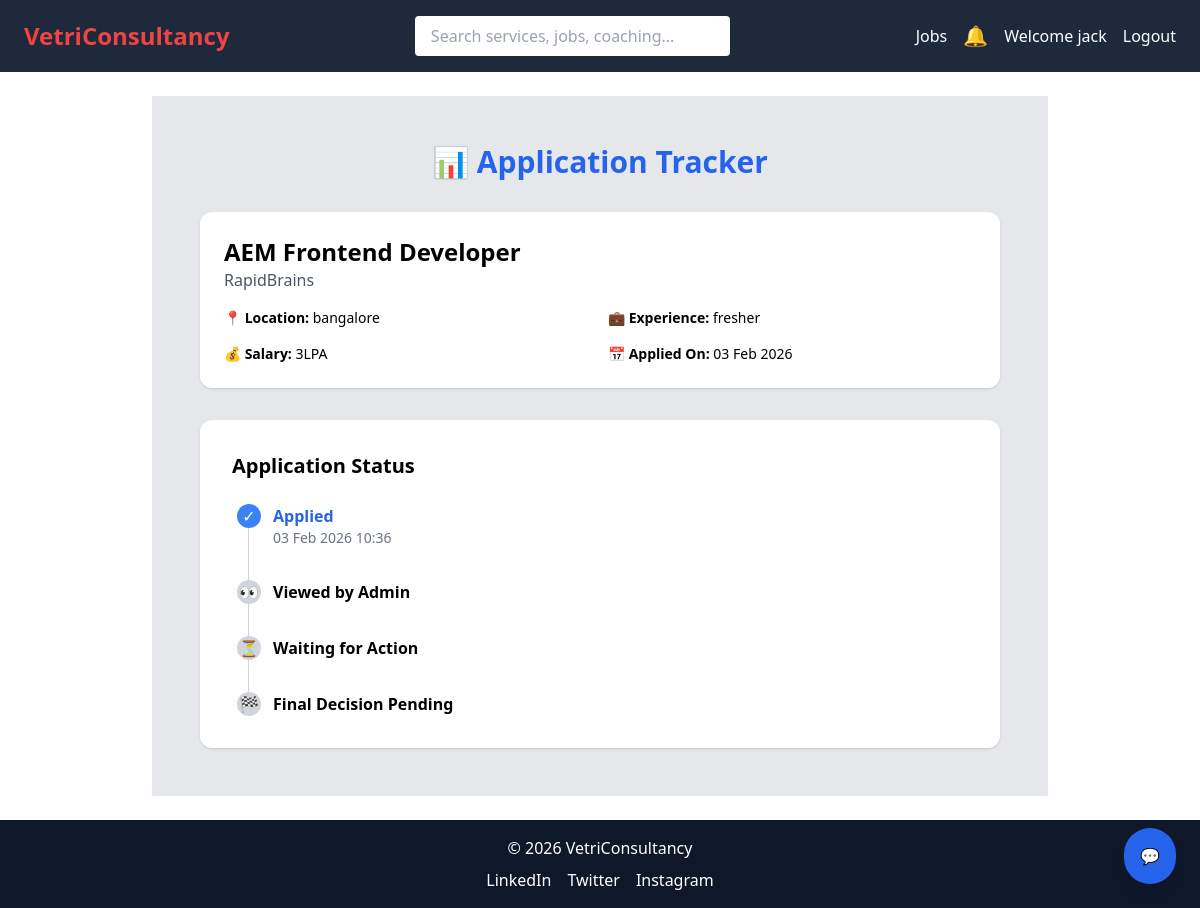
The app's page /application/2/ (signed in) with its own data.
### VCS/models.py (models this page shows, shortened)
class JobApplication(models.Model):
    STATUS_CHOICES = [
        ('APPLIED', 'Applied'),
        ('VIEWED', 'Viewed by Recruiter'),
        ('WAITING', 'Waiting for Recruiter Action'),
        ('REJECTED', 'Rejected'),
        ('HIRED', 'Hired'),
    ]
    user = models.ForeignKey(User, on_delete=models.CASCADE)
    job = models.ForeignKey(Job, on_delete=models.CASCADE)
    applied_at = models.DateTimeField(auto_now_add=True)
    status = models.CharField(max_length=20, choices=STATUS_CHOICES, default='APPLIED')
    updated_at = models.DateTimeField(auto_now=True)
    resume = models.FileField(upload_to='resumes/', blank=True, null=True)
    class Meta:
        unique_together = ('user', 'job')

class Job(models.Model):
    EXPERIENCE_CHOICES = [
        ('FRESHER', 'Fresher'),
        ('1-3', '1–3 Years'),
        ('3-5', '3–5 Years'),
        ('5+', '5+ Years'),
    ]
    company_name = models.CharField(max_length=200, db_index=True)
    job_title = models.CharField(max_length=200, db_index=True)
    location = models.CharField(max_length=100, db_index=True)
    experience = models.CharField(
        max_length=10,
        choices=EXPERIENCE_CHOICES,
        db_index=True
    )
    salary_range = models.IntegerField(help_text="Monthly salary", db_index=True)
    is_remote = models.BooleanField(default=False)
    eligibility = models.TextField()
    job_description = models.TextField()
    posted_at = models.DateTimeField(auto_now_add=True, db_index=True)
    saved_by = models.ManyToManyField(User, blank=True, related_name='saved_jobs')
    applied_by = models.ManyToManyField(User, through='JobApplication', related_name='applied_jobs')
    class Meta:
        indexes = [
            models.Index(fields=['job_title']),
            models.Index(fields=['location']),
            models.Index(fields=['experience']),
            models.Index(fields=['salary_range']),
        ]

### VCS/views.py (the view)
# urls.py: path('application/<int:application_id>/',application_tracker,name='application_tracker'),
@login_required
def application_tracker(request, application_id):
    application = get_object_or_404(
        JobApplication,
        id=application_id,
        user=request.user
    )
    return render(request, 'application_tracker.html', {
        'application': application
    })

### VCS/context_processors.py (called while the page is built)
def notification_count(request):
    if request.user.is_authenticated:
        unread_count = Notification.objects.filter(
            user=request.user,
            is_read=False
        ).count()
        latest_notifications = Notification.objects.filter(
            user=request.user
        ).order_by('-created_at')[:5]
    else:
        unread_count = 0
        latest_notifications = []
    return {
        'notification_count': unread_count,
        'latest_notifications': latest_notifications,
    }

### VCS/templates/application_tracker.html
{% extends 'base.html' %}
{% block content %}
<div class="max-w-4xl bg-gray-200 mx-auto p-12">
    <h1 class="text-3xl font-bold text-center text-blue-600 mb-8">
        📊 Application Tracker
    </h1>
    <div class="bg-white rounded-xl shadow p-6 mb-8">
        <h2 class="text-2xl font-semibold">{{ application.job.job_title }}</h2>
        <p class="text-gray-600">{{ application.job.company_name }}</p>
        <div class="grid grid-cols-2 gap-4 mt-4 text-sm">
            <p><strong>📍 Location:</strong> {{ application.job.location }}</p>
            <p><strong>💼 Experience:</strong> {{ application.job.experience }}</p>
            <p><strong>💰 Salary:</strong> {{ application.job.salary_range }}</p>
            <p><strong>📅 Applied On:</strong> {{ application.applied_at|date:"d M Y" }}</p>
        </div>
    </div>
    <div class="bg-white rounded-xl shadow p-8">
        <h3 class="text-xl font-semibold mb-6">Application Status</h3>
        <ol class="relative border-l border-gray-300 ml-4">
            <li class="mb-8 ml-6">
                <span class="absolute -left-3 flex items-center justify-center w-6 h-6 bg-blue-500 rounded-full text-white">✓</span>
                <h4 class="font-semibold text-blue-600">Applied</h4>
                <p class="text-sm text-gray-500">
                    {{ application.applied_at|date:"d M Y H:i" }}
                </p>
            </li>
            <li class="mb-8 ml-6">
                <span class="absolute -left-3 flex items-center justify-center w-6 h-6
                    {% if application.status in 'VIEWED WAITING HIRED REJECTED' %}
                        bg-yellow-500
                    {% else %}
                        bg-gray-300
                    {% endif %}
                    rounded-full text-white">👀</span>
                <h4 class="font-semibold">Viewed by Admin</h4>
            </li>
            <li class="mb-8 ml-6">
                <span class="absolute -left-3 flex items-center justify-center w-6 h-6
                    {% if application.status in 'WAITING HIRED' %}
                        bg-purple-500
                    {% else %}
                        bg-gray-300
                    {% endif %}
                    rounded-full text-white">⏳</span>
                <h4 class="font-semibold">Waiting for Action</h4>
            </li>
            <li class="ml-6">
                <span class="absolute -left-3 flex items-center justify-center w-6 h-6
                    {% if application.status == 'HIRED' %}
                        bg-green-500
                    {% elif application.status == 'REJECTED' %}
                        bg-red-500
                    {% else %}
                        bg-gray-300
                    {% endif %}
                    rounded-full text-white">🏁</span>
                <h4 class="font-semibold">
                    {% if application.status == 'HIRED' %}
                        Hired 🎉
                    {% elif application.status == 'REJECTED' %}
                        Rejected ❌
                    {% else %}
                        Final Decision Pending
                    {% endif %}
                </h4>
            </li>
        </ol>
    </div>
</div>
{% endblock %}

### VCS/templates/base.html (shortened to what this page needs)
<!DOCTYPE html>
<html lang="en" x-data="{ open: false, bell:false }">
<head>
    <script src="https://cdn.tailwindcss.com"></script>
</head>
<body class="flex flex-col min-h-screen" x-data="{ open:false }">
<header class="bg-slate-800 text-white px-4 md:px-6 py-4 flex flex-col md:flex-row md:items-center md:justify-between">
    <div class="flex justify-between items-center w-full md:w-auto">
        <a href="/" class="text-2xl text-red-500 font-bold">
            VetriConsultancy
        </a>
    </div>
    <div :class="{'block': open, 'hidden': !open}" class="w-full mt-4 md:mt-0 md:flex md:items-center md:justify-between">
        <form action="/search/" method="get"
              class="w-full md:w-1/3 mx-auto mb-2 md:mb-0">
            <input type="text" name="q"
                placeholder="Search services, jobs, coaching..."
                class="w-full px-4 py-2 rounded text-black focus:outline-none">
        </form>
        <nav class="flex flex-col md:flex-row md:items-center space-y-2 md:space-y-0 md:space-x-4">
            <a href="/jobs/" class="hover:text-blue-300">Jobs</a>
            {% if user.is_authenticated %}
            <div class="relative" x-data="{ bell:false }">
                <button @click="bell = !bell" class="relative text-xl">
                    🔔
                </button>
            </div>
            {% if user.is_superuser or user.is_staff %}
                <a href="{% url 'admin_dashboard' %}" class="hover:text-yellow-300 font-semibold">
                    Dashboard
                </a>
            {% else %}
                <a href="{% url 'profile' %}" class="hover:text-blue-300">
                    Welcome {{ user.username }}
                </a>
            {% endif %}
            <form method="post" action="{% url 'logout' %}" class="inline">
                <button type="submit" class="hover:text-red-300">Logout</button>
            </form>
            {% else %}
                <a href="/login/" class="hover:text-blue-300">Login</a>
                <a href="/signup/" class="bg-blue-500 px-3 py-1 rounded hover:bg-blue-600">Signup</a>
            {% endif %}
        </nav>
    </div>
</header>
<main class="flex-grow px-4 md:px-6 py-6">
    {% block content %}{% endblock %}
</main>
<footer class="bg-slate-900 text-white text-center p-4 mt-auto">
    <p>© 2026 VetriConsultancy</p>
    <div class="flex justify-center space-x-4 mt-2">
        <span>LinkedIn</span>
        <span>Twitter</span>
        <span>Instagram</span>
    </div>
</footer>
<div x-data="{ openChat: false }" class="fixed bottom-6 right-6 z-50">
    <button @click="openChat = true"
            class="bg-blue-600 hover:bg-blue-700 text-white p-4 rounded-full shadow-lg flex items-center justify-center animate-float">
        💬
    </button>
</div>
</body>
</html>

### VCS/templates/base.html (style rules this page uses)
.animate-float { animation: float 8s ease-in-out infinite; }

### records on screen
JobApplication: job.job_title "AEM Frontend Developer", job.company_name "RapidBrains", job.location "bangalore", job.experience "fresher", job.salary_range "3LPA", applied_at "03 Feb 2026", applied_at "03 Feb 2026 10:36"

### other values on screen
{{ user.username }} "jack"
